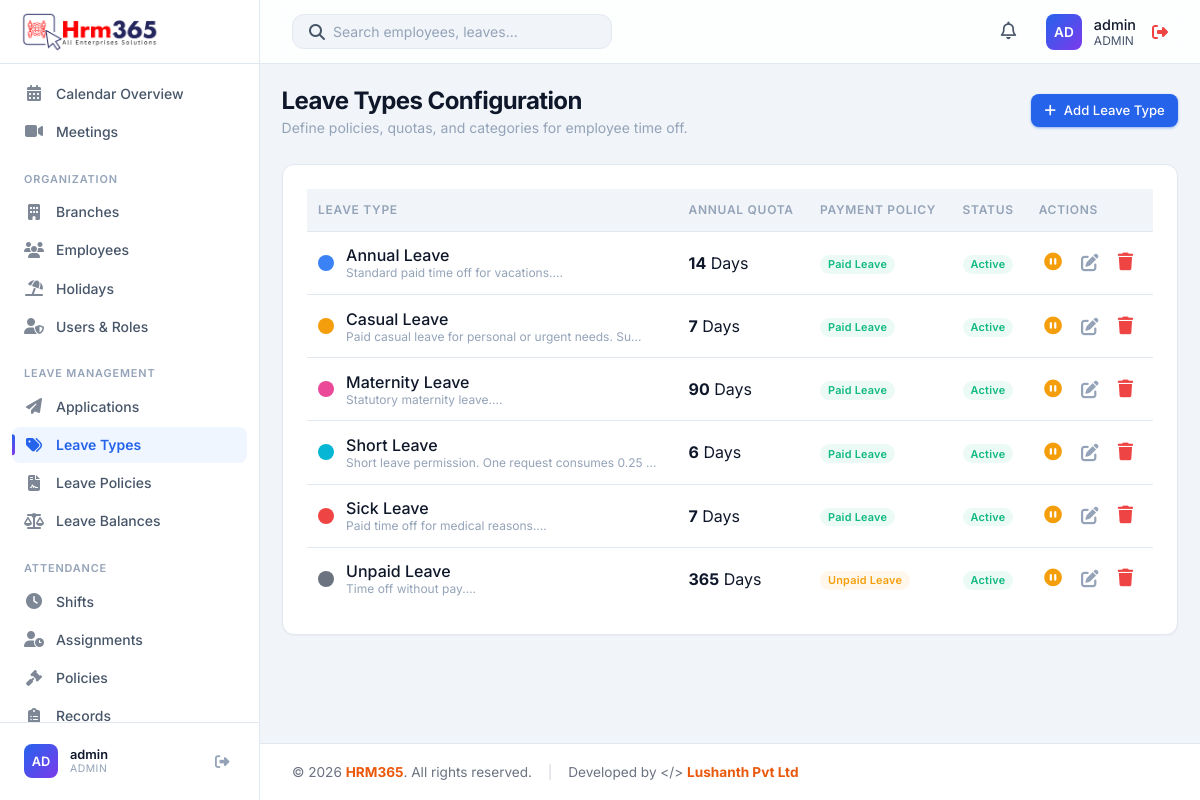
Before: /modules/leave_types/index.php (signed in) with the older database file.
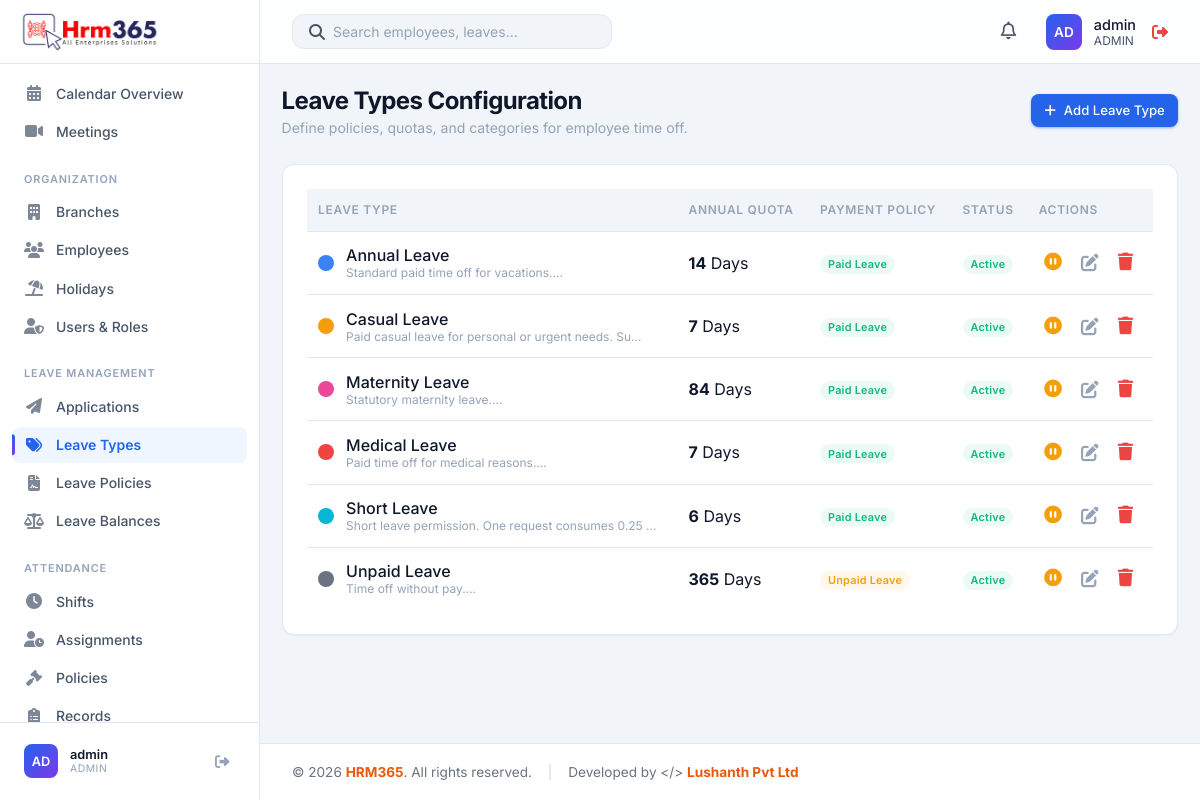
After: the same page with the newer database file.
### tables this page shows
CREATE TABLE IF NOT EXISTS leave_types (
    id INT AUTO_INCREMENT PRIMARY KEY,
    name VARCHAR(100) NOT NULL,
    description TEXT,
    max_days_per_year INT DEFAULT 0,
    is_paid BOOLEAN DEFAULT TRUE,
    color VARCHAR(20) DEFAULT '#3b82f6',
    status ENUM('Active', 'Inactive') DEFAULT 'Active',
    created_at TIMESTAMP DEFAULT CURRENT_TIMESTAMP
);

### includes/auth.php (called while the page is built, shortened)
<?php
require_once __DIR__ . '/db.php';
$currentUser = [
    'id' => $_SESSION['user_id'],
    'username' => $_SESSION['username'],
    'role' => $_SESSION['role'] ?? 'employee',
    'employee_id' => $_SESSION['employee_id'] ?? null,
    'department' => null,
    'first_name' => null,
    'last_name' => null,
    'profile_photo' => null
];
$userStmt = $pdo->prepare("SELECT username, role, full_name, employee_id, department FROM users WHERE id = ? AND status = 'Active'");
$userStmt->execute([$currentUser['id']]);
?>

### modules/leave_types/index.php (the view, shortened to what this page needs)
<?php
require_once '../../includes/db.php';
require_once '../../includes/auth.php';
$stmt = $pdo->query("SELECT * FROM leave_types ORDER BY name ASC");
$leaveTypes = $stmt->fetchAll();
include '../../includes/header.php';
?>
<div class="page-header">
    <div>
        <h1 class="page-title">Leave Types Configuration</h1>
        <div class="page-subtitle">Define policies, quotas, and categories for employee time off.</div>
    </div>
    <?php if (in_array($currentUser['role'], ['admin', 'HR'])): ?>
        <a href="create.php" class="btn btn-primary">
            <i class="fas fa-plus"></i> Add Leave Type
        </a>
    <?php endif; ?>
</div>
<div class="card">
    <div class="table-container">
        <table class="table">
            <thead>
                <tr>
                    <th>Leave Type</th>
                    <th>Annual Quota</th>
                    <th>Payment Policy</th>
                    <th>Status</th>
                    <th>Actions</th>
                </tr>
            </thead>
            <tbody>
                <?php foreach ($leaveTypes as $lt): ?>
                <tr>
                    <td>
                        <div style="display: flex; align-items: center; gap: 0.75rem;">
                            <div style="width: 16px; height: 16px; border-radius: 50%; background-color: <?php echo htmlspecialchars($lt['color']); ?>;"></div>
                            <div>
                                <div style="font-weight: 500; color: var(--text-primary);"><?php echo htmlspecialchars($lt['name']); ?></div>
                                <div style="font-size: 0.75rem; color: var(--text-muted);"><?php echo htmlspecialchars(substr($lt['description'], 0, 50)); ?>...</div>
                            </div>
                        </div>
                    </td>
                    <td><strong><?php echo intval($lt['max_days_per_year']); ?></strong> Days</td>
                    <td>
                        <?php if ($lt['is_paid']): ?>
                            <span class="status-badge status-active">Paid Leave</span>
                        <?php else: ?>
                            <span class="status-badge status-leave">Unpaid Leave</span>
                        <?php endif; ?>
                    </td>
                    <td>
                        <?php if ($lt['status'] === 'Active'): ?>
                            <span class="status-badge status-active">Active</span>
                        <?php else: ?>
                            <span class="status-badge" style="background: var(--bg-hover); color: var(--text-muted);">Inactive</span>
                        <?php endif; ?>
                    </td>
                    <td>
                        <?php if (in_array($currentUser['role'], ['admin', 'HR'])): ?>
                            <div style="display: flex; gap: 0.5rem;">
                                <form action="toggle_status.php" method="POST" style="margin: 0;">
                                    <?php if ($lt['status'] === 'Active'): ?>
                                        <button type="submit" class="action-btn" style="color: var(--accent-warning);" title="Deactivate"><i class="fas fa-pause-circle"></i></button>
                                    <?php else: ?>
                                        <input type="hidden" name="status" value="Active">
                                        <button type="submit" class="action-btn" style="color: var(--accent-success);" title="Activate"><i class="fas fa-play-circle"></i></button>
                                    <?php endif; ?>
                                </form>
                                <a href="edit.php?id=<?php echo $lt['id']; ?>" class="action-btn" title="Edit Policy" style="color: var(--text-muted);"><i class="fas fa-edit"></i></a>
                                <form action="delete.php" method="POST" style="margin: 0;" onsubmit="return confirm('Are you sure you want to delete this Leave Type?');">
                                    <button type="submit" class="action-btn" style="color: var(--accent-danger);" title="Delete Policy"><i class="fas fa-trash"></i></button>
                                </form>
                            </div>
                        <?php else: ?>
                            <span style="color: var(--text-muted); font-size: 0.8rem;">View only</span>
                        <?php endif; ?>
                    </td>
                </tr>
                <?php endforeach; ?>
            </tbody>
        </table>
    </div>
</div>
<?php include '../../includes/footer.php'; ?>

Changed rows visible on the page:
changed leave_types "Maternity Leave": max_days_per_year "90" → "84"
changed leave_types "Paid time off for medical reasons.": name "Sick Leave" → "Medical Leave"; moves up the list
